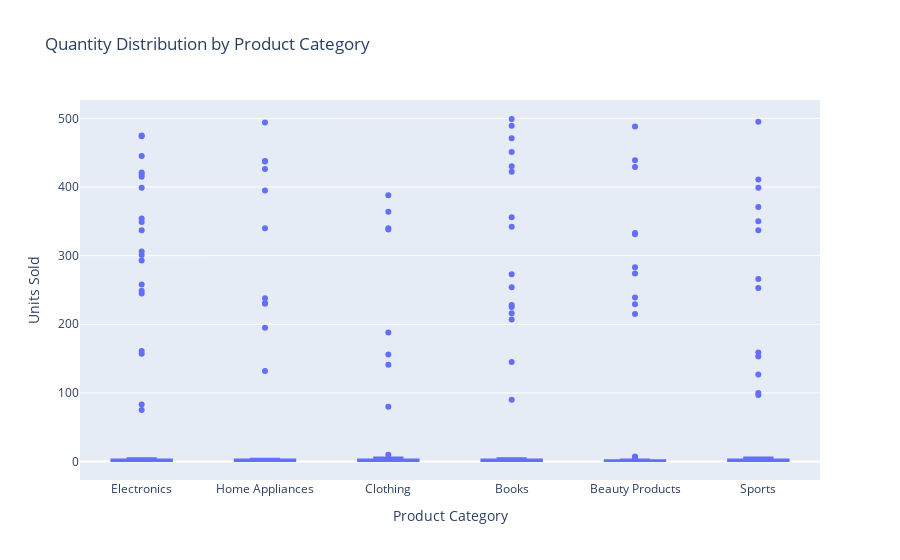

Here is the notebook cell this chart was saved with:
### Markdown cell above
**C.Quantity patterns by category**

### Code cell
px.box(df , x=df['Product Category'] ,y=df['Units Sold'] , title='Quantity Distribution by Product Category')

### Figure 1 — Plotly figure (JSON) as saved in the notebook; plotly's stock layout.template omitted (floating-point values rounded to 4 significant figures; data arrays with more than 128 entries replaced by an {"elided": "..."} marker saying what was removed)
{"data": [{"alignmentgroup": "True", "hovertemplate": "Product Category=%{x}<br>Units Sold=%{y}<extra></extra>", "legendgroup": "", "marker": {"color": "#636efa"}, "name": "", "notched": false, "offsetgroup": "", "orientation": "v", "showlegend": false, "type": "box", "x": {"elided": "1100 str values"}, "x0": " ", "xaxis": "x", "y": {"elided": "1100 float values"}, "y0": " ", "yaxis": "y"}], "layout": {"boxmode": "group", "legend": {"tracegroupgap": 0}, "title": {"text": "Quantity Distribution by Product Category"}, "xaxis": {"anchor": "y", "domain": [0, 1], "title": {"text": "Product Category"}}, "yaxis": {"anchor": "x", "domain": [0, 1], "title": {"text": "Units Sold"}}}}
